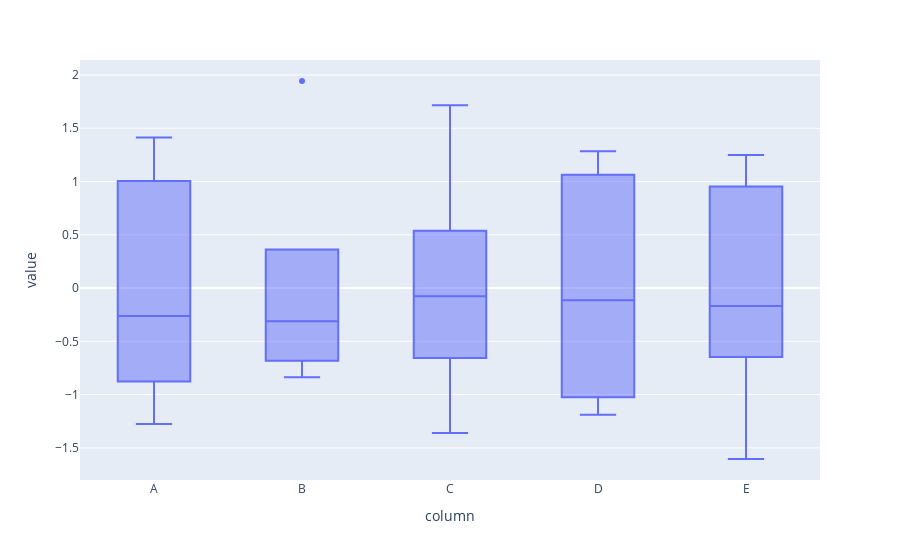

This figure's notebook cell:
### Code cell
fig = px.box(data_frame=data_standard_melt, x="column", y="value")
fig

### Figure 1 — Plotly figure (JSON) as saved in the notebook; plotly's stock layout.template omitted (floating-point values rounded to 4 significant figures)
{"data": [{"alignmentgroup": "True", "hovertemplate": "column=%{x}<br>value=%{y}<extra></extra>", "legendgroup": "", "marker": {"color": "#636efa"}, "name": "", "notched": false, "offsetgroup": "", "orientation": "v", "showlegend": false, "type": "box", "x": ["A", "A", "A", "A", "A", "B", "B", "B", "B", "B", "C", "C", "C", "C", "C", "D", "D", "D", "D", "D", "E", "E", "E", "E", "E"], "x0": " ", "xaxis": "x", "y": [-1.276, 0.8688, -0.7438, -0.2621, 1.413, 1.944, -0.1655, -0.3118, -0.6293, -0.8373, -0.07659, -0.4225, 1.715, 0.1447, -1.361, 1.285, -0.9698, 0.9887, -0.1139, -1.19, -1.605, -0.3284, 0.8539, 1.249, -0.1695], "y0": " ", "yaxis": "y"}], "layout": {"boxmode": "group", "legend": {"tracegroupgap": 0}, "margin": {"t": 60}, "xaxis": {"anchor": "y", "domain": [0, 1], "title": {"text": "column"}}, "yaxis": {"anchor": "x", "domain": [0, 1], "title": {"text": "value"}}}}
